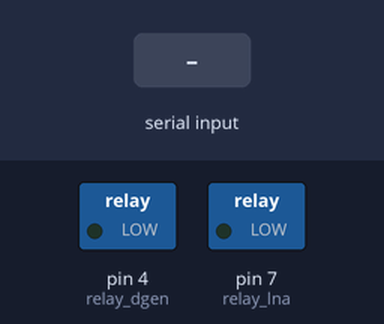
A sketch run on a simulated Arduino Uno, built with avr-gcc and run on an emulated ATmega328P. Shown: switched loads named in the sketch (green lamp = pin HIGH). The inputs (shaded band) are chosen by the test bench. What the sketch prints to the serial monitor is not drawn.

Above: at 1.2 s.
1.3 s: byte 2 (2) received over Serial
At 2.5 s:
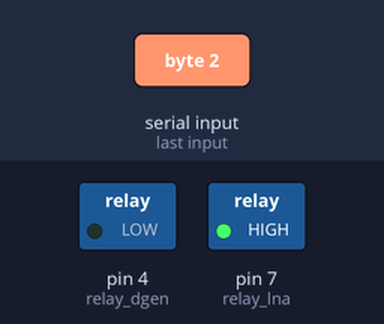
2.8 s: byte 1 (1) received over Serial
At 3.8 s:
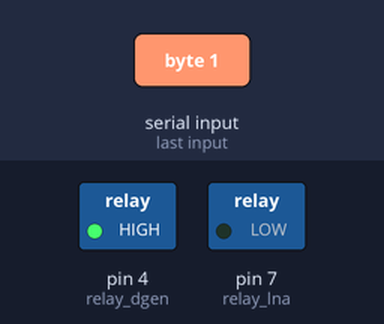
4.3 s: "1" received over Serial
At 5.0 s:
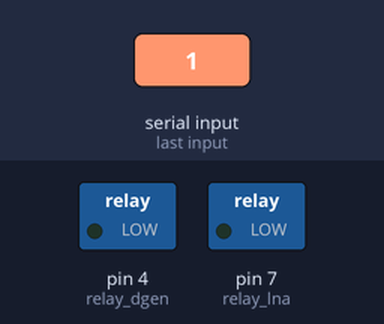
Timing chart, 0 to 7.3 s (numbered marks = the images above; inputs shaded):
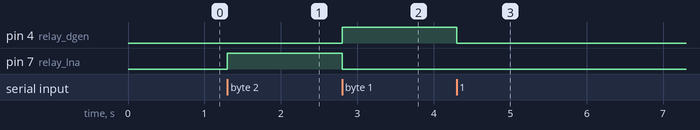

The sketch:

relay.ino
```cpp
#define relay_lna 7
#define relay_dgen 4
int conn = 2;

void setup() {
  Serial.begin(9600);

  pinMode(relay_lna, OUTPUT);
  pinMode(relay_dgen, OUTPUT);

  digitalWrite(relay_lna, LOW);
  digitalWrite(relay_dgen, LOW);
}

void loop() {
  if (Serial.available()) {
    conn = Serial.read();
    //Serial.println(conn, BIN);
    if (conn == 2) {
      Serial.write("Switching to LNA\n");
      digitalWrite(relay_lna, HIGH);
      digitalWrite(relay_dgen, LOW);
    } else if (conn == 1) {
      Serial.write("Switching to Delay Generator\n");
      digitalWrite(relay_lna, LOW);
      digitalWrite(relay_dgen, HIGH);
    } else {
      Serial.write("Switching to open\n");
      digitalWrite(relay_lna, LOW);
      digitalWrite(relay_dgen, LOW);
    }

    Serial.write(conn);
  }
}
```

Measured:
- after the input at 1.3 s, pin 7 (relay_lna): LOW → HIGH at once
- after the input at 2.8 s, pin 4 (relay_dgen): LOW → HIGH at once; pin 7 (relay_lna): HIGH → LOW at once
- after the input at 4.3 s, pin 4 (relay_dgen): HIGH → LOW at once
